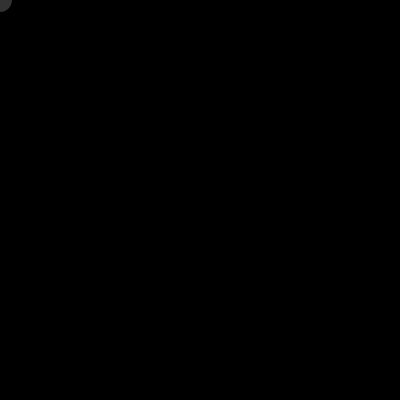
Frame 1 (no input)
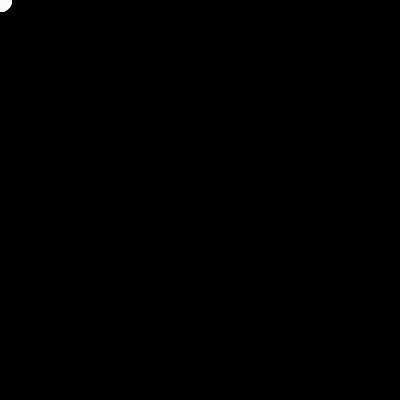
Frame 60 (no input)
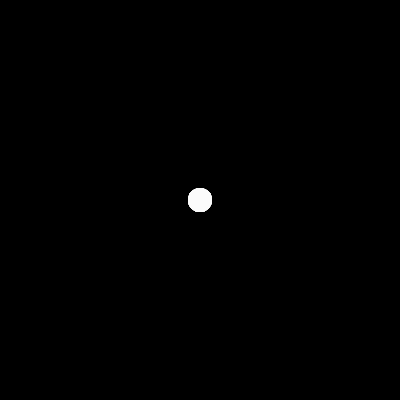
Frame 120 (the mouse pressed at the canvas centre since frame 60)

The p5.js sketch that drew these frames (run headless with seeded random() and noise() and a simulated clock; from frame 60 on, the mouse is pressed at the canvas centre):

// p5.js sketch
// ── sketch.js


function setup() {
    createCanvas(400, 400);
    background(0);
    
}

function draw() {
    
    noStroke();
    fill(255, 50);
    circle(mouseX, mouseY, 24);
}

function mousePressed() {
    background(0);



}
